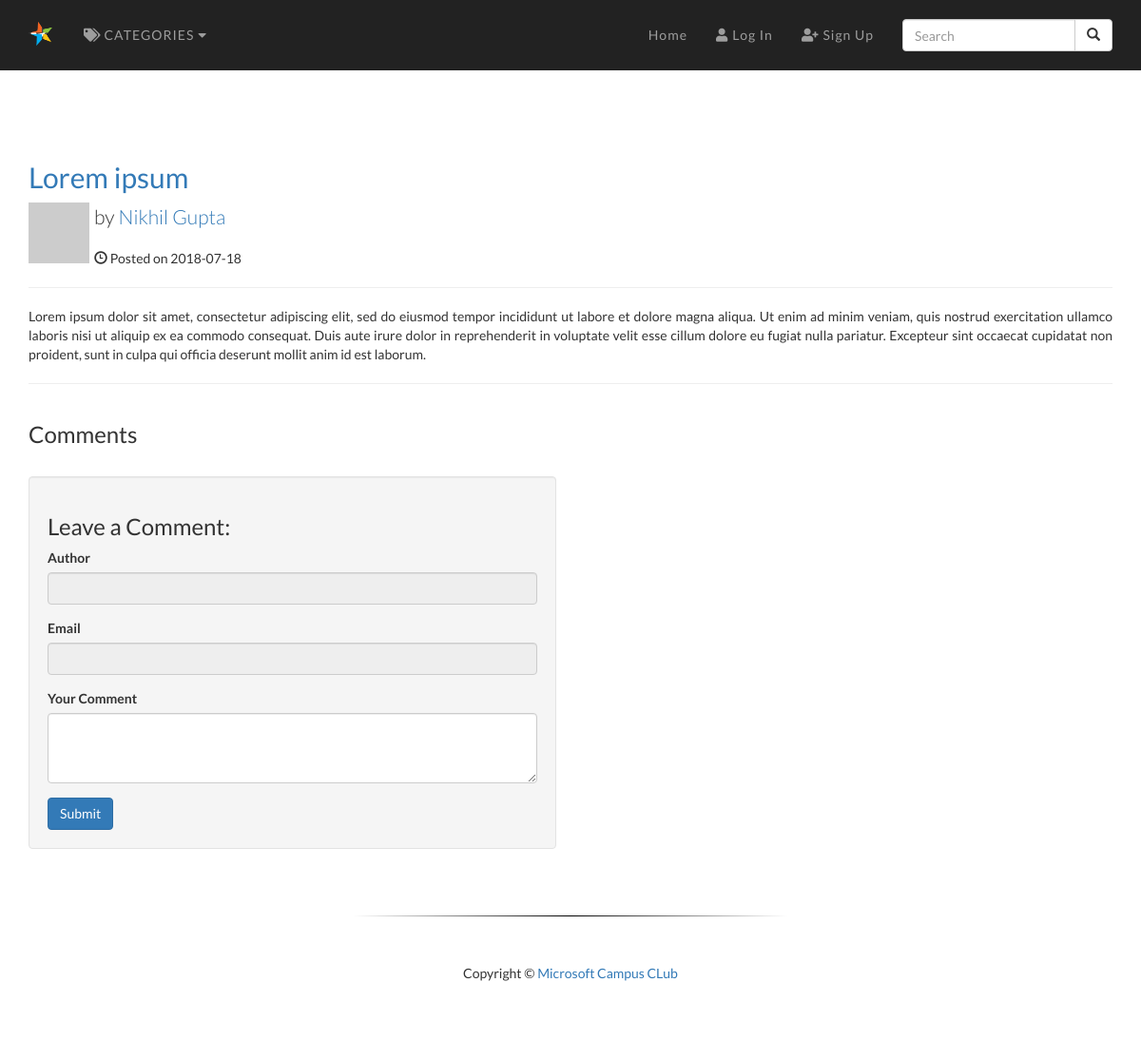
/msblog/post.php?p_id=59, run on the app's committed database.
### tables this page shows
CREATE TABLE `posts` (
  `post_id` int(3) NOT NULL,
  `post_category_id` int(3) NOT NULL,
  `post_title` varchar(255) NOT NULL,
  `post_author` varchar(255) NOT NULL,
  `post_date` date NOT NULL,
  `post_image` text NOT NULL,
  `post_content` longtext NOT NULL,
  `post_tags` varchar(255) NOT NULL,
  `post_comment_count` int(11) NOT NULL,
  `post_status` varchar(255) NOT NULL DEFAULT 'draft',
  `post_views_count` int(11) NOT NULL
);

### msblog/post.php (the view, shortened to what this page needs)
<?php include "includes/header.php" ?>
<link rel="stylesheet" href="css/content.css">
<?php $postauthor=$_SESSION['user_firstname']." ".$_SESSION['user_lastname']; ?>
<?php $authoremail=$_SESSION['user_email']; ?>
<?php include "includes/navigation.php" ?>
<div id="content" class="container">
  <div class="row">
    <div class="col-lg-12">
      <?php
      if(isset($_GET['p_id'])){
        $the_post_id = $_GET['p_id'];
        $query="SELECT * FROM posts WHERE post_id = $the_post_id ";
        $select_all_posts_query=mysqli_query($connection,$query);
        while($row=mysqli_fetch_assoc($select_all_posts_query)){
          $post_id=$row['post_id'];
          $post_title=$row['post_title'];
          $post_author=$row['post_author'];
          $post_date=$row['post_date'];
          $post_content=$row['post_content'];
          ?>
          <h2>
          <a href="#"><?php echo $post_title ?></a>
          </h2>
          <p class="lead">
            <a class="pull-left" href="#">
              <img class="media-object" src="http://placehold.it/64x64" alt="" style="margin-right:5px">
            </a> by <a href="author_posts.php?author=<?php echo $post_author ?>&p_id=<?php echo $post_id; ?>"><?php echo $post_author ?></a>
          </p>
          <p><span class="glyphicon glyphicon-time"></span> <?php echo "Posted on " . $post_date ?></p>
          <hr>
          <div style="text-align:justify; white-space:pre-line; word-wrap: break-word;"><p><?php echo $post_content ?></p></div>
          <hr>
        <?php }
      }else{
        header("Location:index.php");
      }
      ?>
</div>
    </div>
<div class="row">
      <div class="col-md-6">
      <h3>Comments</h3><br>
      <div class="well">
        <h3>Leave a Comment:</h3>
        <form role="form" action="" method="post">
          <div class="form-group">
            <label for="Author">Author</label>
            <input type="text" name="comment_author" class="form-control" value="<?php echo $postauthor; ?>" readonly>
          </div>
          <div class="form-group">
            <label for="Author">Email</label>
            <input type="email" name="comment_email" class="form-control" value="<?php echo $authoremail; ?>" readonly>
          </div>
          <div class="form-group">
            <label for="Author">Your Comment</label>
            <textarea class="form-control" rows="3" name="comment_content" required></textarea>
          </div>
          <button type="submit" name="create_comment" class="btn btn-primary">Submit</button>
        </form>
      </div>
    </div>
    </div>
<hr id="hr">
  <?php include "includes/footer.php" ?>

### msblog/css/blog-home.css (style rules this page uses)
body { padding-top: 70px; }

### msblog/css/stylemain.css (style rules this page uses)
a:active, a:link, a:visited, a:hover { text-decoration: none; }
html, body { -webkit-font-smoothing: antialiased; overflow-x: hidden; width: 100%; margin: 0; font-family: 'Lato', sans-serif; }
#hr { margin-top: 50px; position: relative; bottom: 0; border: 0; height: 1px; width: 40%; background-image: linear-gradient(to right, rgba(0, 0, 0, 0), black , rgba(0, 0, 0, 0)); }

### msblog/css/content.css (style rules this page uses)
#content { margin-top:10vh; }

### data on the page
posts: post_title "Lorem ipsum", post_author "Nikhil Gupta", post_date "2018-07-18", post_content "Lorem ipsum dolor sit amet, consectetur adipiscing elit, sed do eiusmod tempor incididunt ut labore et dolore magna aliqua. Ut enim ad minim veniam, quis nostrud exercitation ullamco laboris nisi ut aliquip ex ea commodo consequat. Duis aute irure dolor in reprehenderit in voluptate velit esse cillum dolore eu fugiat nulla pariatur. Excepteur sint occaecat cupidatat non proident, sunt in culpa qui officia deserunt mollit anim id est laborum."
